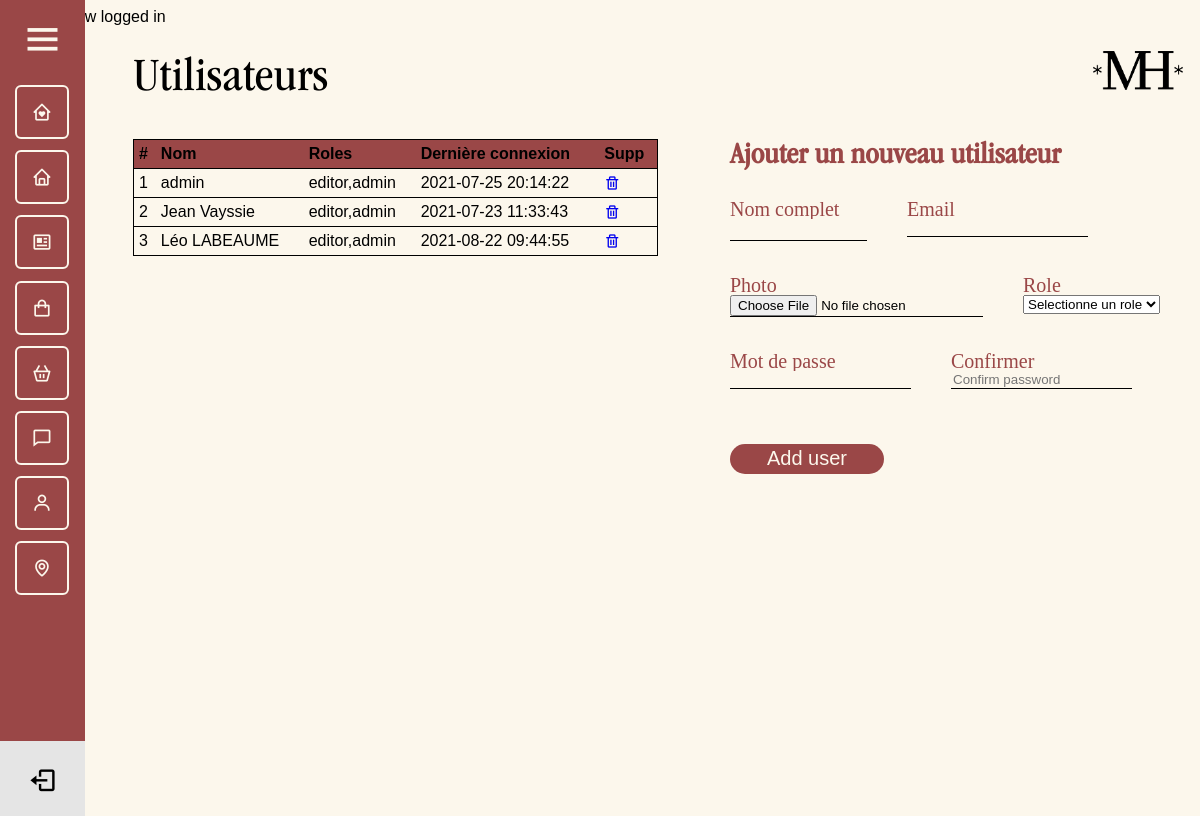
/admin/users.php (signed in), run on an earlier commit of the app's database.
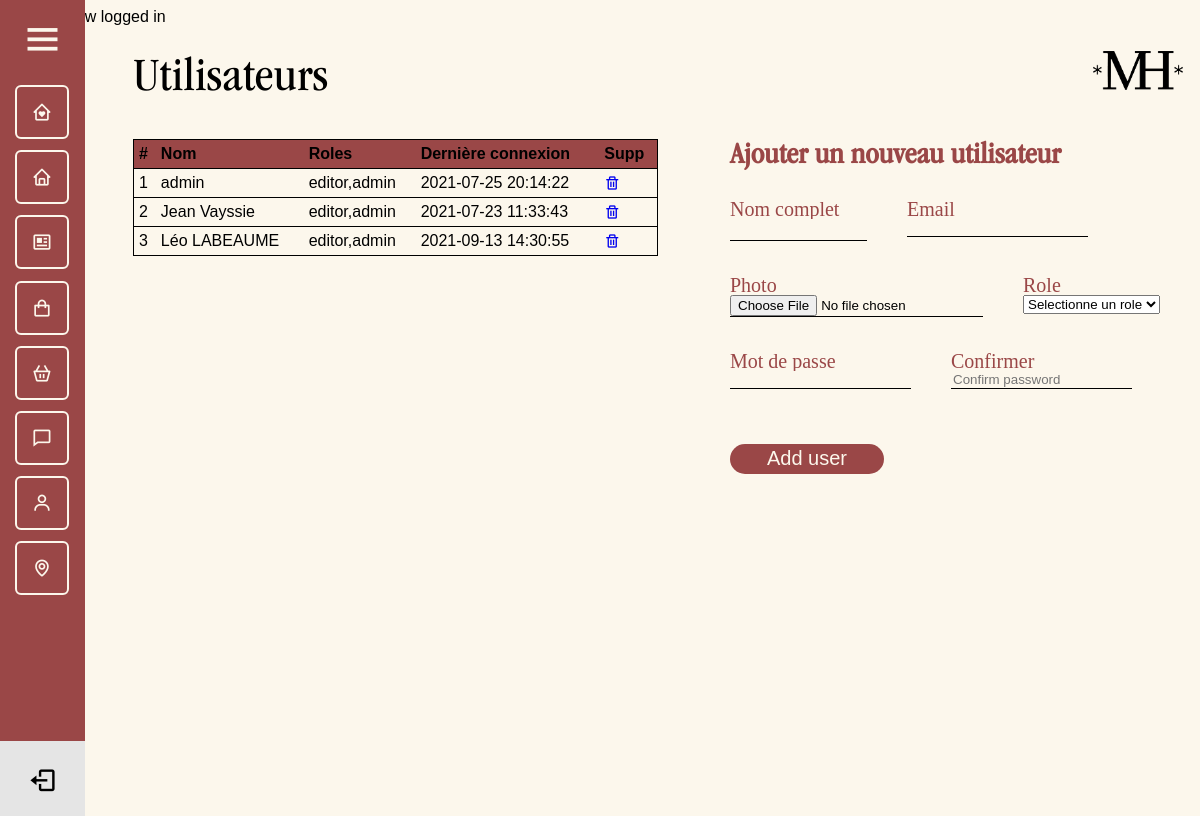
And on a later commit of the database.
### tables this page shows
CREATE TABLE `users` (
  `id` int(11) NOT NULL,
  `full_name` varchar(255) NOT NULL,
  `email` varchar(255) NOT NULL,
  `password` varchar(80) NOT NULL,
  `join_date` datetime NOT NULL DEFAULT CURRENT_TIMESTAMP,
  `last_login` datetime NOT NULL,
  `permissions` varchar(255) NOT NULL,
  `photo` text NOT NULL
);

### admin/users.php (the view, shortened to what this page needs)
<?php
require_once $_SERVER['DOCUMENT_ROOT'] . '/core/core.php';
include 'includes/header.php';
include 'includes/navigation.php';
$sql = "SELECT * FROM users";
$result = $db->query($sql);
$row_count = 1;
@$fullname = $_POST['fullname'];
@$email = $_POST['email'];
?>
<div class="admin_page">
    <div class="header_admin">
        <h1>Utilisateurs</h1>
        <img src="../assets/png/LOGO_ANCIEN.png" alt="Logo Muriel">
    </div>
    <div class="admin_page_users">
        <div class="table_users">
            <table>
                <thead>
                    <tr>
                        <th>#</th>
                        <th>Nom</th>
                        <th>Roles</th>
                        <th>Dernière connexion</th>
                        <th>Supp</th>
                    </tr>
                </thead>
                <tbody>
                    <?php while ($rows = mysqli_fetch_assoc($result)) : ?>
                        <tr>
                            <td><?= $row_count++; ?></td>
                            <td><?= $rows['full_name']; ?></td>
                            <td><?= $rows['permissions']; ?></td>
                            <td><?= $rows['last_login']; ?></td>
                            <td>
                                <a href="users.php?delete=<?= $rows['id']; ?>"><i class='bx bx-trash'></i></a>
                            </td>
                        </tr>
                    <?php endwhile; ?>
                </tbody>
            </table>
        </div>
        <div class="form_users">
            <form action="users.php" method="POST" class="form" id="add_user" enctype='multipart/form-data' onsubmit="return validate();">
            <h2>Ajouter un nouveau utilisateur</h2>
                <div class="form-control form_users_top">
                    <div>
                        <label for="fullname">Nom complet</label>
                        <br>
                        <input type="text" value="<?= (isset($_GET['edit'])) ? '' . $edit['full_name'] . '' : '' . $fullname . ''; ?>" name="fullname" id="fullname" placeholder="" >
                        <br>
                    </div>
                    <div>
                        <label for="email">Email</label>
                        <br>
                        <input type="email" value="<?= (isset($_GET['edit'])) ? '' . $edit['email'] . '' : '' . $email . ''; ?>" name="email" id="email" placeholder="" >
                        <br>
                    </div>
                </div>
                <div class="form-control form_users_middle">
                    <div>
                        <label for="file">Photo</label>
                        <br>
                        <input type="file" name="file" id="file">
                        <br>
                    </div>
                    <div>
                        <label for="role">Role</label>
                        <br>
                        <select id="permission" name="role">
                            <option value="" selected>Selectionne un role</option>
                        </select>
                        <br>
                    </div>
                </div>
                <div class="form-control form_users_bottom">
                    <div>
                        <label for="password">Mot de passe</label>
                        <br>
                        <input type="password" name="password" id="password" placeholder="">
                        <br>
                    </div>
                    <div>
                        <label for="password2">Confirmer</label>
                        <br>
                        <input type="password" name="password2" id="password2" placeholder="Confirm password">
                        <br>
                    </div>
                </div>
                <div>
                    <input type="submit" name="<?= (isset($_GET['edit'])) ? 'edit' : 'add'; ?>" value="<?= (isset($_GET['edit'])) ? 'Edit user' : 'Add user'; ?>" class="submit_button">
                </div>
            </form>
        </div>
    </div>
</div>

### core/core.php (shortened to what this page needs)
<?php
 if(isset($_SESSION['logged_in'])){
    echo '<div>'.$_SESSION['logged_in'].'</div> ';
}
?>

### admin/includes/header.php (shortened to what this page needs)
<!DOCTYPE html>
<html lang="fr">
<head>
    <link href='https://unpkg.com/boxicons@2.0.8/css/boxicons.min.css' rel='stylesheet'>
    <link rel="stylesheet" href="./css/style.css">
</head>
<body>

### admin/includes/navigation.php (shortened to what this page needs)
  <div class="sidebar">
    <div class="logo_content">
      <i class='bx bx-menu' id="btn"></i>
    </div>
    <ul class="nav_list">
      <li>
        <a href="reservations.php">
          <i class='bx bx-home-heart'></i>
        </a>
      </li>
      <li>
        <a href="rooms.php">
          <i class='bx bx-home'></i>
        </a>
      </li>
      <li>
        <a href="tours.php">
        <i class='bx bx-news' ></i>
        </a>
      </li>
      <li>
        <a href="products.php">
          <i class='bx bx-shopping-bag'></i>
        </a>
      </li>
      <li>
        <a href="">
          <i class='bx bx-basket'></i>
        </a>
      </li>
      <li>
        <a href="comments.php">
          <i class='bx bx-comment'></i>
        </a>
      </li>
      <li>
        <a href="users.php">
          <i class='bx bx-user'></i>
        </a>
      </li>
      <li>
        <a href="../index.php">
        <i class='bx bx-map' ></i>
        </a>
      </li>
    </ul>
      <div class="profile_content">
        <div class="profile">
          <a href="logout.php">
              <i class='bx bx-log-out' id="log_out"></i>
            </a>
        </div>
      </div>
  </div>
</body>
</html>

### admin/css/style.css (style rules this page uses)
body { position: relative; min-height: 100vh; width: 100%; background-color: #FCF7EC; font-family: sans-serif; overflow-x: hidden; }
.sidebar { position: fixed; top: 0; left: 0; height: 100%; width: 55px; background: #9A4747; padding: 15px 15px; transition: all 0.5s ease; z-index: 10; }
.sidebar #btn { position: absolute; color: #FCF7EC; left: 50%; top: 15px; font-size: 45px; height: 50px; width: 50px; text-align: center; line-height: 50px; transform: translateX(-50%); }
.sidebar ul { margin-top: 20px; }
.nav_list { padding: 0; }
.sidebar ul li { position: relative; height: 50px; width: 90%; padding: 0; list-style: none; line-height: 50px; margin-bottom: 1.4vh; border: solid 2px #FCF7EC; border-radius: 6px; }
.sidebar ul li a { color: #FCF7EC; display: flex; align-items: center; text-decoration: none; border-radius: 6px; white-space: nowrap; }
.sidebar ul li i { height: 50px; min-width: 50px; border-radius: 6px; line-height: 50px; text-align: center; font-size: 1.7vw; }
.sidebar .profile_content { position: absolute; color: #FCF7EC; background-color: #E5E5E5; bottom: 15px; left: 0; width: 100%; }
.sidebar .profile_content .profile { position: relative; padding: 15px 10px; height: 60px; }
.profile #log_out { position: absolute; bottom: 25px; left: 50%; transform: translateX(-50%); min-width: 50px; line-height: 50px; font-size: 20px; border-radius: 6px; text-align: center; font-size: 29px; color: black; }
.admin_page { margin: 25px 25px 25px 125px; }
.admin_page .header_admin { display: flex; justify-content: space-between; }
.admin_page .header_admin h1 { font-family: ITCGaramondStd-BkNarrow; font-style: normal; font-weight: normal; font-size: 4vw; margin: 0; }
.admin_page .header_admin img { width: 90px; height: 39px; }
.admin_page_users { display: flex; margin-top: 30px; gap: 6vw; }
.table_users { width: 50%; }
.form_users h2 { font-family: ITCGaramondStd-BkNarrow; font-size: 30px; color: #9A4747; margin-top: 0; }
.form .form_users_top, .form_users_middle, .form_users_bottom { display: flex; margin-bottom: 20px; gap: 40px; }
.admin_page_users .form_users input { border: none; border-bottom: solid 1px #000; background-color: #FCF7EC; }
.admin_page_users .form_users label { font-family: Neue Montreal; font-style: normal; font-weight: normal; font-size: 20px; line-height: 95.5%; color: #9A4747; }
.admin_page_users form input[type="text" i], .admin_page_users form input[type="date" i] { font-family: ITCGaramondStd-BkNarrow; font-size: 16px; }
.admin_page_users .submit_button { height: 30px; width: 154px; border: none !important; border-radius: 40px; background-color: #9A4747 !important; color: #FCF7EC; font-size: 20px; margin-top: 20px; }
.admin_page_reserv table, .admin_page_comments table, .admin_page_users table { width: 100%; border-collapse: collapse; border: solid 1px; }
.admin_page_reserv th, .admin_page_comments th, .admin_page_users th { text-align: left; padding: 5px; }
.admin_page_reserv thead, .admin_page_comments thead, .admin_page_users thead { background-color: #9A4747; }
.admin_page_reserv tr, .admin_page_comments tr, .admin_page_users tr { border-bottom: solid 1px; }
.admin_page_reserv td, .admin_page_comments td, .admin_page_users td { padding: 5px; }

What changed in the data, as far as the page shows it:
changed users "Léo LABEAUME": last_login "2021-08-22 09:44:55" → "2021-09-13 14:30:55"
